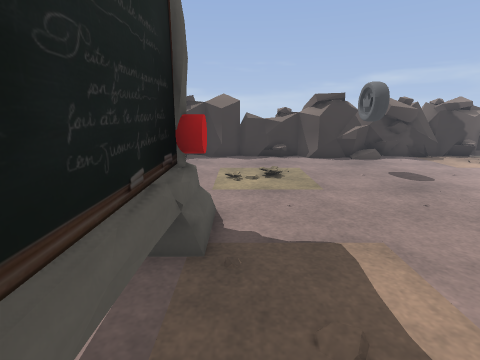
View 1 (above)

21 first-person views from a walk through a level from a Godot 3-D game. The camera is 1.3 m above the floor, tilts 14° down and sees 85° across. The floor is counted in squares, 0.5 m on a side. Each view is taken from the middle of a square. On the plan, view 1 faces up. The plan holds only what a view shows up to about 18 squares ahead; the rest is blank. The place goes on beyond the plan. Some surface patterns are stand-ins.

View 2
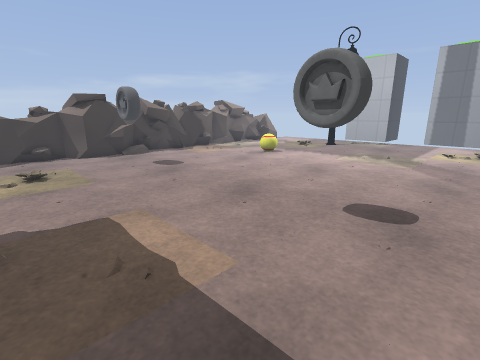

View 3
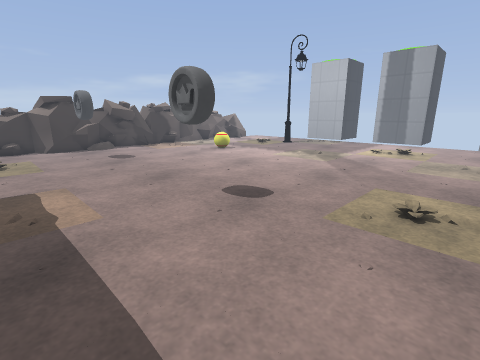

View 4
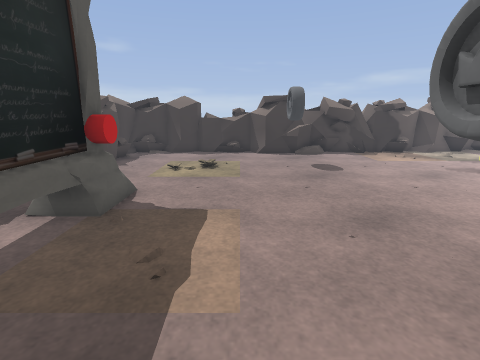

View 5
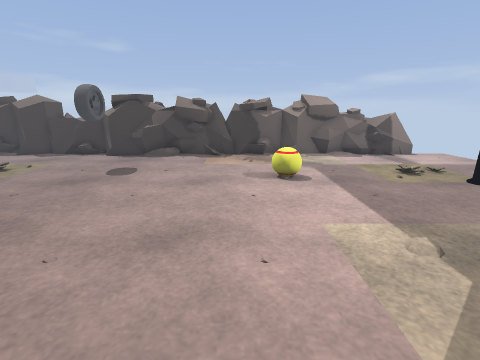

View 6
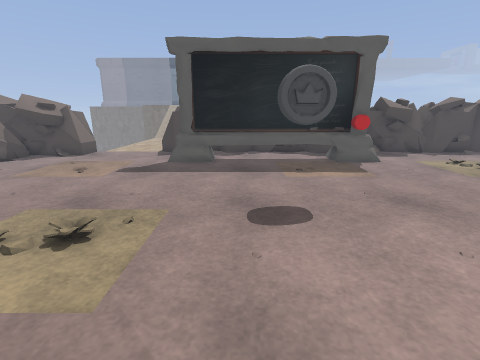

View 7
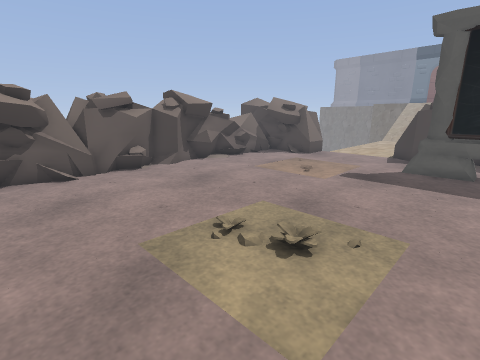

View 8
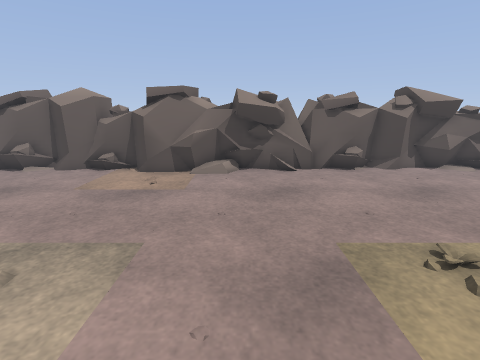

View 9
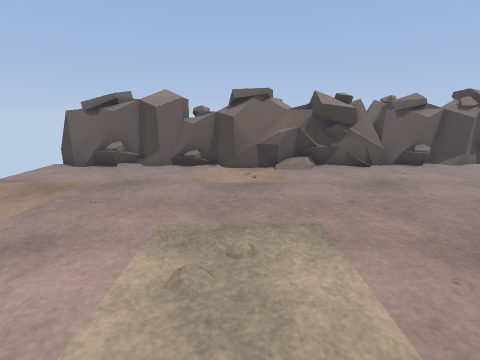

View 10
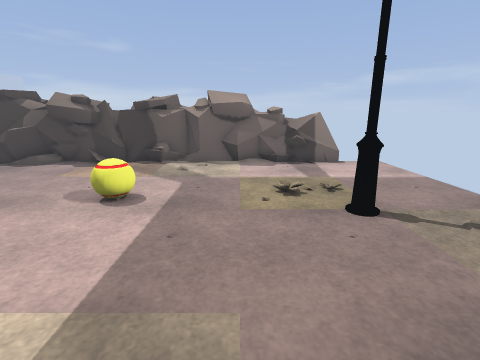

View 11
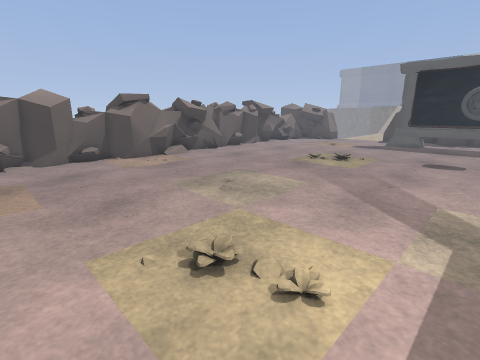

View 12
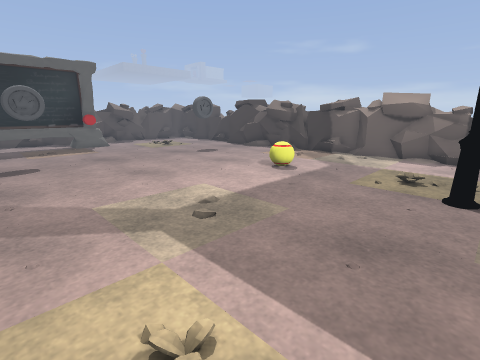

View 13
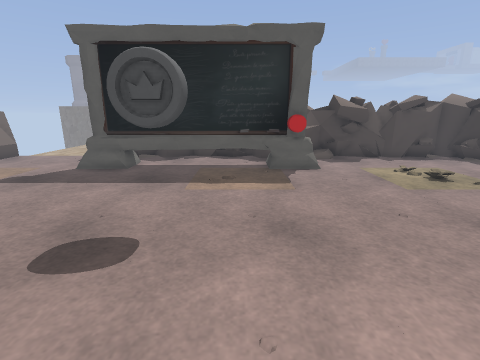

View 14
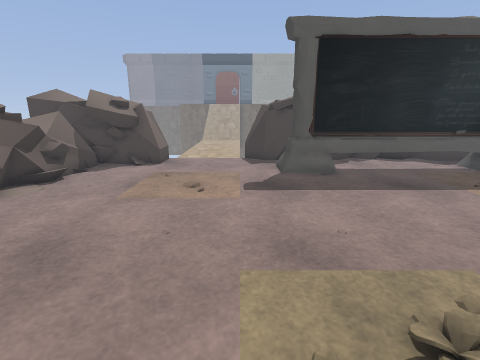

View 15
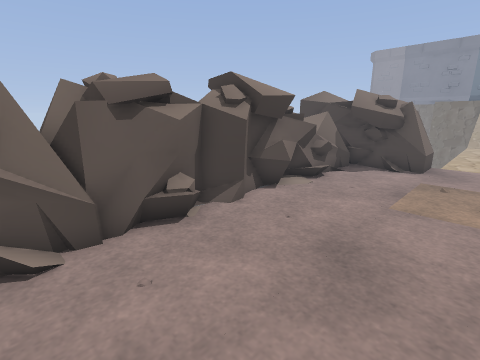

View 16
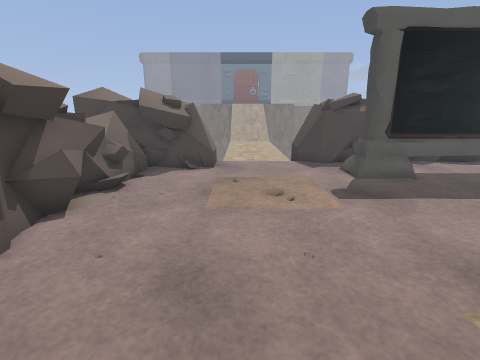

View 17
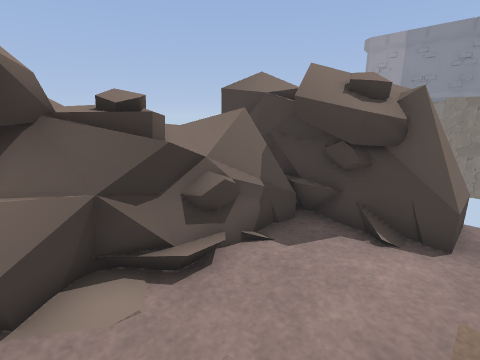

View 18
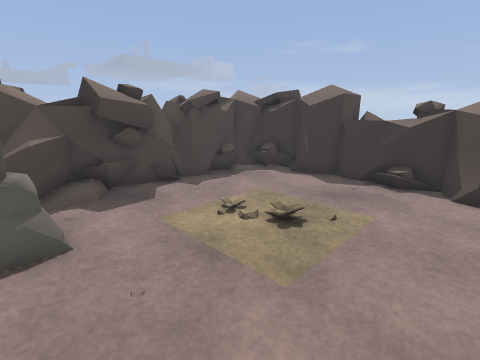

View 19
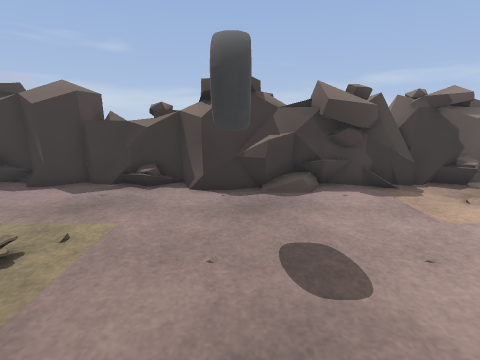

View 20
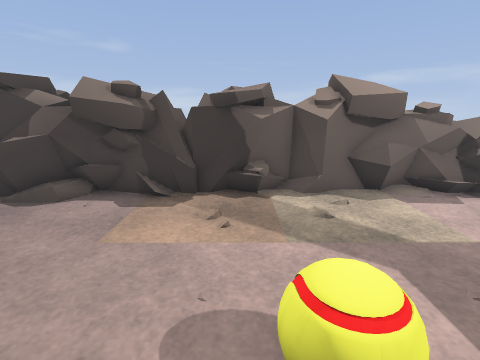

View 21
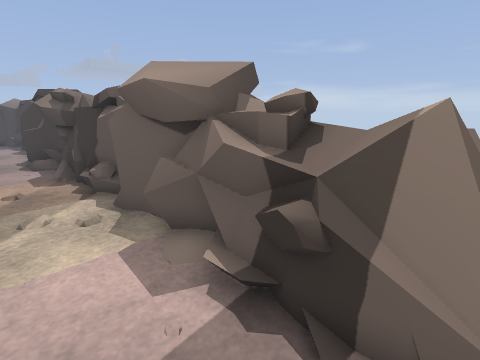

### Floor plan
Key: @ floor where view 1 was taken; # wall or solid block; . floor; / step, stairs or slope; = window, fence, low wall or low ledge; ^ raised ledge; v drop or lower ground; O other object.
Columns run from 6 left of view 1 to 24 right of it. Each row starts with its distance up from view 1.
 19       #            #^^   #^^^ =
 18       ##^^^#      ##^#^ ##^^^#^
 17  ######=^^##########^#^####^^==
 16  #........###=##^#..... ##.....
 15  #.............................
 14  #.............................
 13  #.............................
 12  #....../......................
 11  ##....//.................//...
 10  #^..................O.........
  9  ##............................
  8  ##............................
  7  #=.==.........................
  6  #####........................
  5     ##........................
  4     #=........................
  3     #=........................
  2     ##.........................
  1     ##.......................
  0     ##@.......................
 -1     ##...................../...
 -2     #=...................../...
 -3     #=.........................
 -4  #=###.........................
 -5 ###.==.........=...............
 -6 #=.............................
 -7 ==.............................
 -8 ...............................
 -9 ...............................
-10 ...............................
-11 v==............................
-12 ###=...........................
-13   ## ..........................
-14    # ....#  .....#^##=###......
-15     =#^^####^#^#########^^####^
-16     ##^^^## ^^^##      #^^^  ^
-17        ^#     ^#          #  ^

Positions as (right, up) in squares from view 1, and headings:
1: (0, 0), facing up
2: (0, -2), facing up-right
3: (1, -6), facing up-right
4: (3, -2), facing up
5: (13, -1), facing up
6: (14, -1), facing left
7: (13, -2), facing down-left
8: (13, -2), facing down
9: (17, -1), facing down
10: (19, 2), facing up
11: (24, 2), facing down-left
12: (23, -1), facing up-left
13: (12, 3), facing left
14: (11, -7), facing left
15: (11, -9), facing down-left
16: (10, -10), facing left
17: (3, -11), facing down-left
18: (5, 6), facing up-left
19: (6, 7), facing up
20: (14, 8), facing up
21: (24, 14), facing up-left
